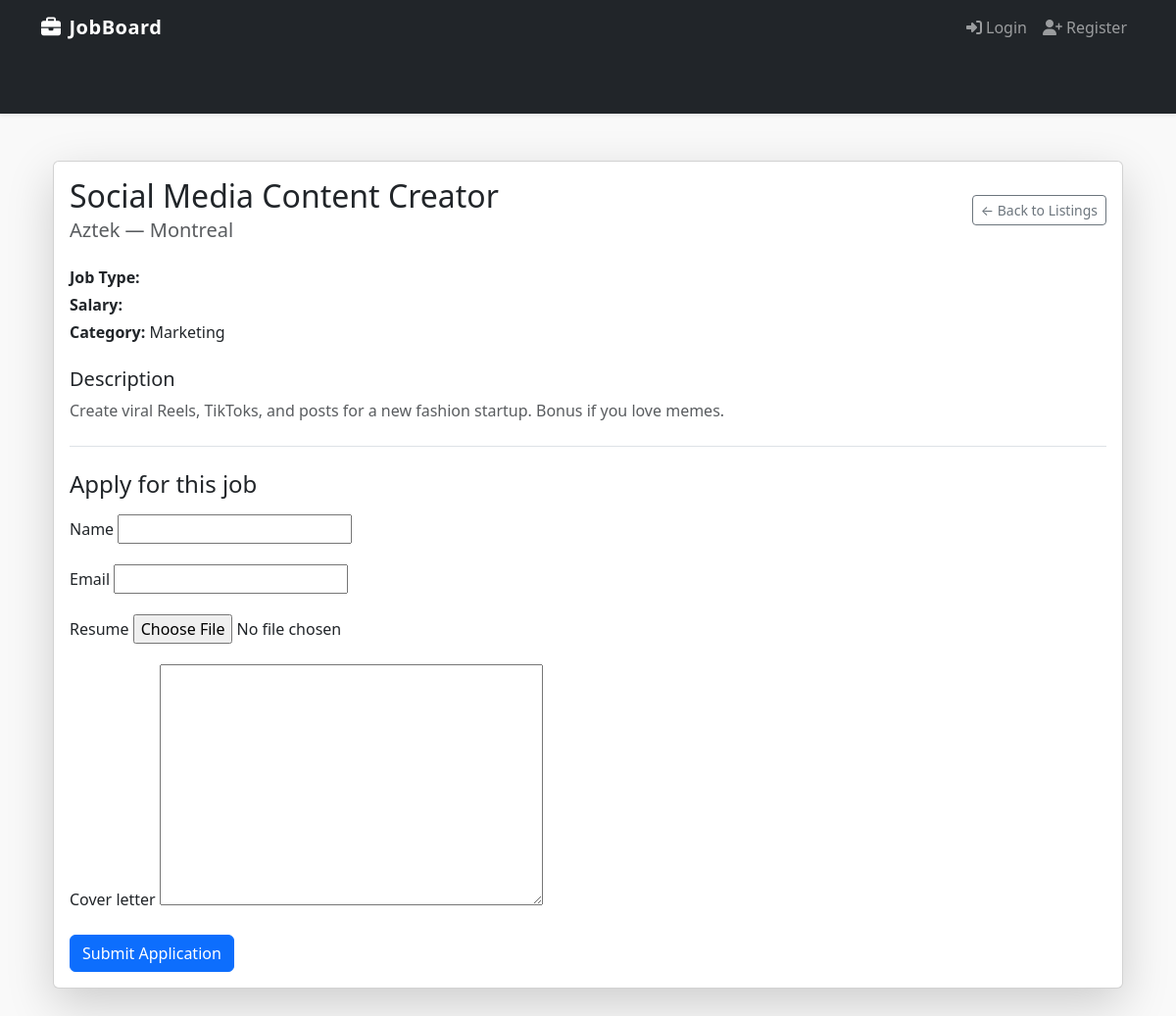
The page /job/6/ on the database its author committed.
### core/models.py (models this page shows, shortened)
class Job(models.Model):
    CATEGORY_CHOICES = [
        ('IT', 'IT'),
        ('HR', 'HR'),
        ('Finance', 'Finance'),
        ('Marketing', 'Marketing'),
    ]
    title = models.CharField(max_length=255)
    company = models.CharField(max_length=255)
    description = models.TextField()
    location = models.CharField(max_length=255)
    category = models.CharField(max_length=50, choices=CATEGORY_CHOICES)
    posted_by = models.ForeignKey(User, on_delete=models.CASCADE)
    date_posted = models.DateTimeField(auto_now_add=True)

### core/views.py (the view)
# urls.py: path('job/<int:job_id>/', views.job_detail_view, name='job_detail'),
def job_detail_view(request, job_id):
    job = get_object_or_404(Job, id=job_id)
    if request.method == 'POST':
        form = ApplicationForm(request.POST, request.FILES)
        if form.is_valid():
            application = form.save(commit=False)
            application.job = job
            application.user = request.user
            application.save()
            if job.posted_by.email:
                send_mail(
                    subject=f"New Application for {job.title}",
                    message=f"{request.user.username} has applied to your job posting: {job.title}.",
                    from_email=None,
                    recipient_list=[job.posted_by.email],
                )
            send_mail(
                subject="Application Submitted",
                message=f"Hi {request.user.username},\n\nYou've successfully applied to {job.title} at {job.company}.",
                from_email=None,
                recipient_list=[request.user.email],
            )
            messages.success(request, "Application submitted successfully!")
            return redirect('job_detail', job_id=job.id)
    else:
        form = ApplicationForm()
    return render(request, 'core/job_detail.html', {'job': job, 'form': form})

### core/forms.py (shortened to what this page needs)
class ApplicationForm(forms.ModelForm):
    class Meta:
        model = Application
        exclude = ['user', 'job']

### core/templates/core/job_detail.html (shortened to what this page needs)
{% extends "base.html" %}
{% block content %}
<div class="container mt-5">
  <div class="card shadow-lg">
    <div class="card-body">
      <div class="d-flex flex-column flex-md-row justify-content-between align-items-md-center mb-4">
        <div>
          <h2 class="card-title">{{ job.title }}</h2>
          <h5 class="card-subtitle text-muted">{{ job.company }} — {{ job.location }}</h5>
        </div>
        <a href="{% url 'home' %}" class="btn btn-sm btn-outline-secondary mt-3 mt-md-0">← Back to Listings</a>
      </div>
      <div class="mb-4">
        <p class="mb-1"><strong>Job Type:</strong> {{ job.job_type }}</p>
        <p class="mb-1"><strong>Salary:</strong> {{ job.salary }}</p>
        <p class="mb-2"><strong>Category:</strong> {{ job.category }}</p>
      </div>
      <div class="mb-4">
        <h5>Description</h5>
        <p class="text-muted">{{ job.description }}</p>
      </div>
      <div class="border-top pt-4">
        <h4 class="mb-3">Apply for this job</h4>
        <form method="post" enctype="multipart/form-data">
          <div class="row g-3">
            {% for field in form %}
              <div class="col-12">
                <label for="{{ field.id_for_label }}" class="form-label">{{ field.label }}</label>
                {{ field }}
              </div>
            {% endfor %}
          </div>
          <button type="submit" class="btn btn-primary mt-3">Submit Application</button>
        </form>
      </div>
    </div>
  </div>
</div>
{% endblock %}

### core/templates/base.html (style rules this page uses)
body { background-color: #f9f9f9; }
.container { padding-bottom: 60px; }

### rows shown on the page
Job: title "Social Media Content Creator", company "Aztek", location "Montreal", category "Marketing", description "Create viral Reels, TikToks, and posts for a new fashion startup. Bonus if you love memes."

### other values the page prints
{{ field.label }} "Name" "Email" "Resume" "Cover letter"
